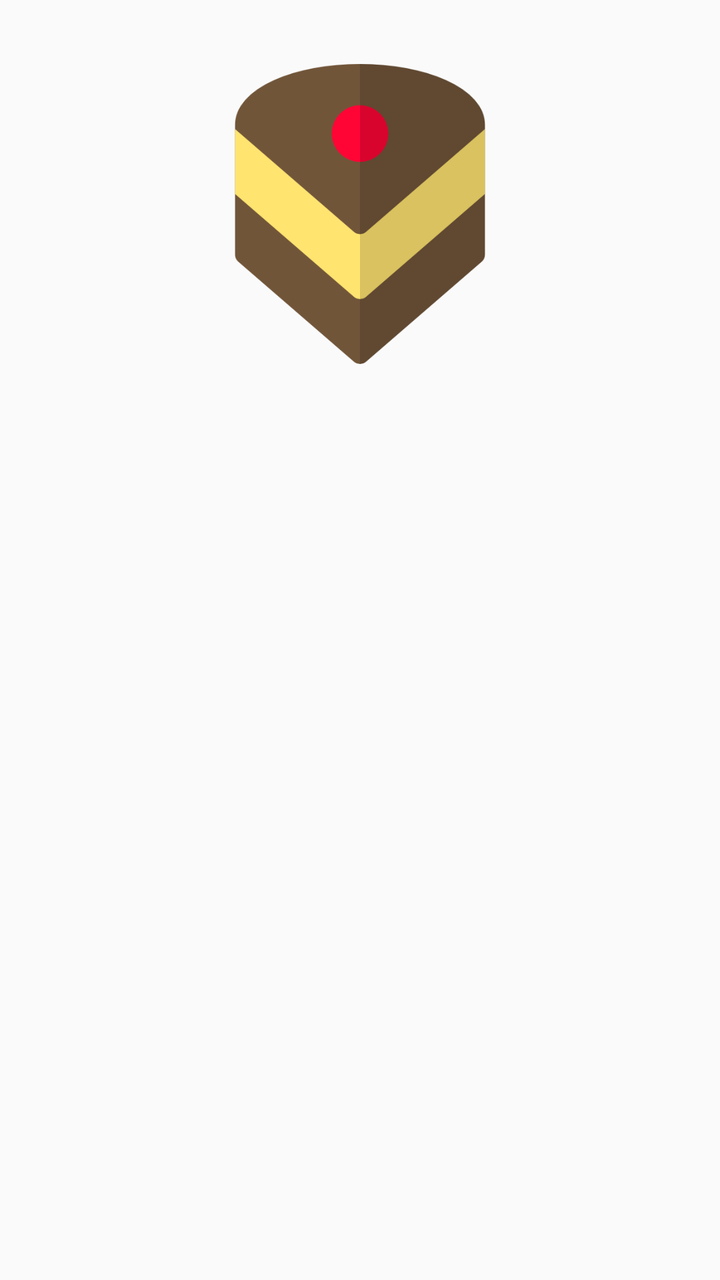
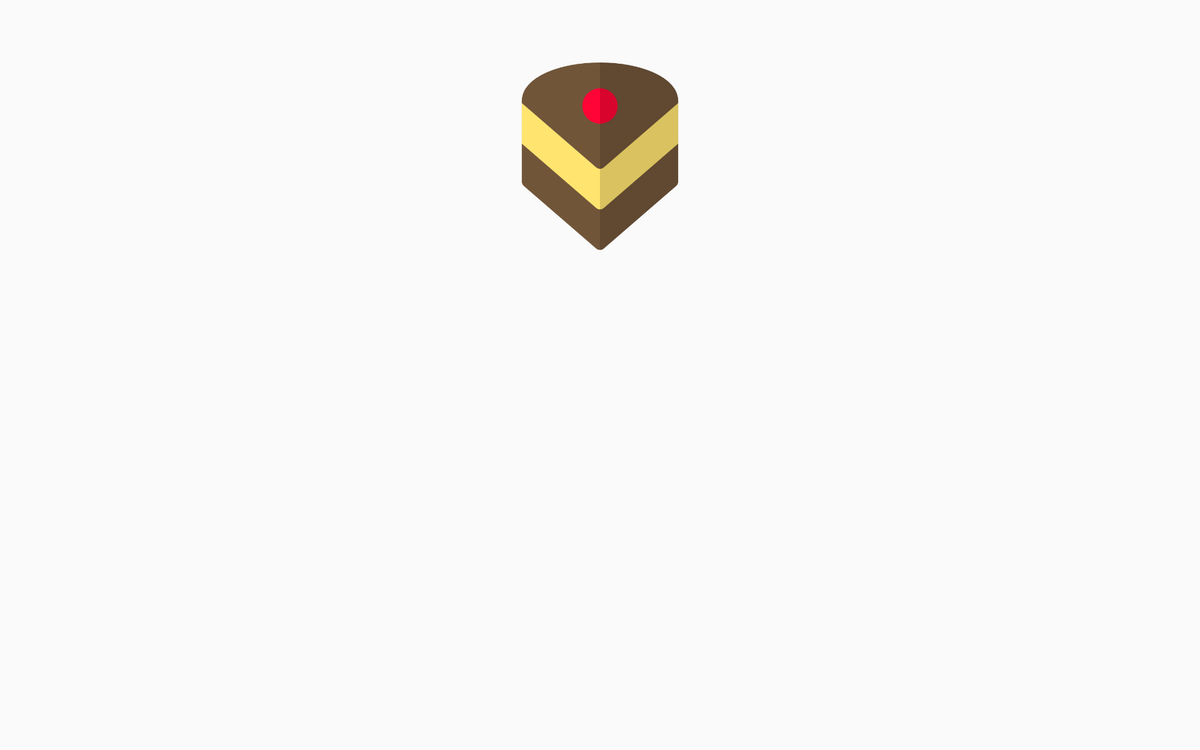

Two renders of one Android screen. The first uses the default layout on a phone; the second uses the alternative layout the repository ships for a different screen configuration, on a matching device. The two XML files are below.
<!-- AndroidManifest.xml: activity theme AppTheme.Forecast -->
<!-- res/layout/activity_main.xml -->
<?xml version="1.0" encoding="utf-8"?>
<LinearLayout
  xmlns:android="http://schemas.android.com/apk/res/android"
  xmlns:tools="http://schemas.android.com/tools"
  android:layout_width="match_parent"
  android:layout_height="match_parent"
  android:orientation="vertical"
  tools:context="com.example.gregorio.bakingapp.MainActivity">

  <FrameLayout
    android:id="@+id/recipe_container"
    android:layout_width="match_parent"
    android:layout_height="wrap_content">
  </FrameLayout>

  <ImageView
    android:id="@+id/cake_main"
    android:layout_width="150dp"
    android:layout_height="150dp"
    android:layout_marginTop="32dp"
    android:layout_gravity="center_horizontal"
    android:src="@drawable/piece_of_cake"/>

</LinearLayout>
<!-- resources referenced by this layout -->
<resources>
  <!-- drawable piece_of_cake: png bitmap (drawable-hdpi, 21455 bytes) -->
  <style name="AppTheme.Forecast" parent="@style/AppTheme">
      <item name="actionBarStyle">@style/ActionBar.Solid.Sunshine.NoTitle</item>
    </style>
  <style name="AppTheme" parent="Theme.AppCompat.Light.DarkActionBar">
      
      <item name="colorPrimary">@color/colorPrimary</item>
      <item name="colorPrimaryDark">@color/colorPrimaryDark</item>
      <item name="colorAccent">@color/colorAccent</item>
    </style>
  <style name="ActionBar.Solid.Sunshine.NoTitle" parent="@style/Widget.AppCompat.Light.ActionBar.Solid.Inverse">
      <item name="displayOptions">useLogo|showHome</item>
      <item name="logo">@drawable/baking_app_logo</item>
    </style>
  <color name="colorPrimary">#FF9800</color>
  <color name="colorPrimaryDark">#F57C00</color>
  <color name="colorAccent">#00BCD4</color>
  <!-- drawable baking_app_logo: png bitmap (drawable-hdpi, 6819 bytes) -->
</resources>
<!-- res/layout-sw600dp-land/activity_main.xml (the repository's variant of the layout above) -->
<!-- drawn on a 7-inch tablet turned sideways -->
<?xml version="1.0" encoding="utf-8"?>
<LinearLayout
  xmlns:android="http://schemas.android.com/apk/res/android"
  xmlns:tools="http://schemas.android.com/tools"
  android:layout_width="match_parent"
  android:layout_height="match_parent"
  android:orientation="horizontal"
  tools:context="com.example.gregorio.bakingapp.MainActivity">

  <LinearLayout
    android:layout_width="0dp"
    android:layout_height="match_parent"
    android:layout_weight="1"
    android:orientation="vertical">

    <FrameLayout
      android:id="@+id/recipe_container"
      android:layout_width="match_parent"
      android:layout_height="wrap_content">
    </FrameLayout>

    <ImageView
      android:id="@+id/cake_main"
      android:layout_width="match_parent"
      android:layout_height="150dp"
      android:layout_marginTop="50dp"
      android:layout_gravity="center_vertical"
      android:src="@drawable/piece_of_cake"/>

  </LinearLayout>

</LinearLayout>
